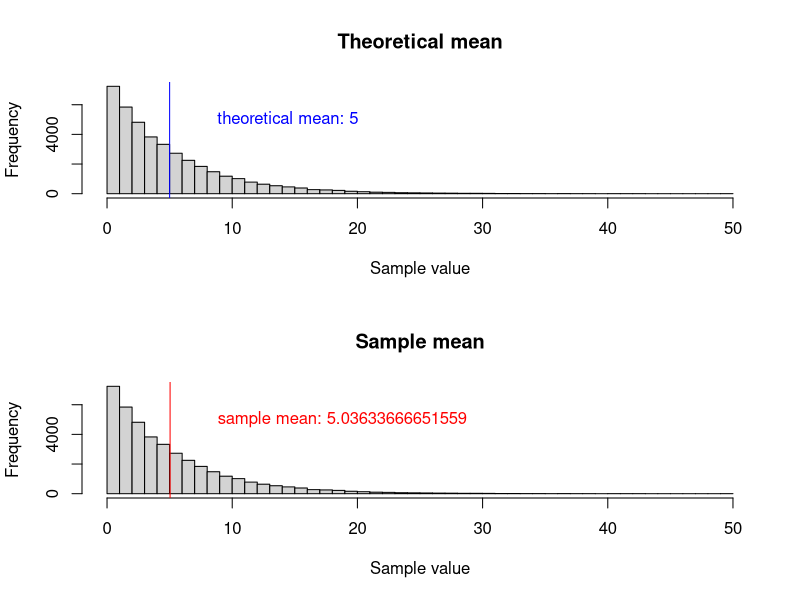
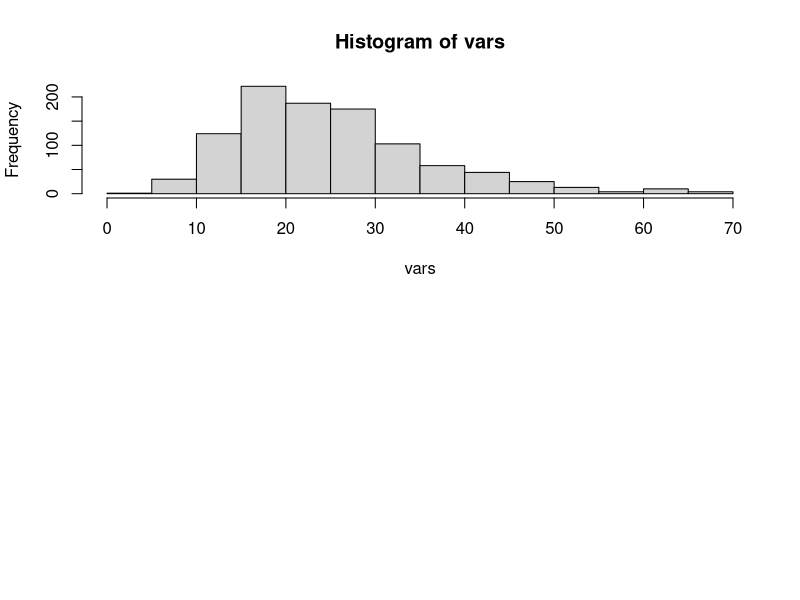
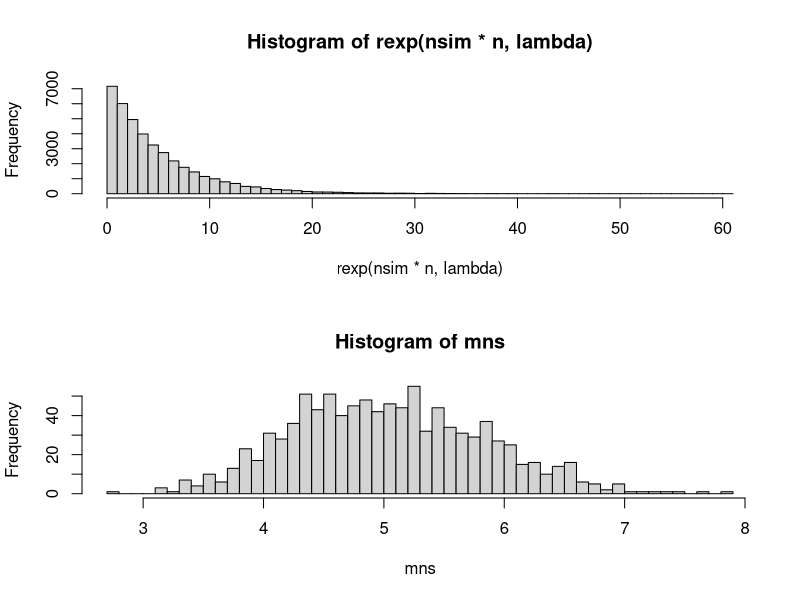

These figures' R source, in order:
lambda <- 0.2
sd <- 1/lambda
var <- sd^2
mean <- 1/lambda
nsim <- 1000
n <- 40

#Simulation (1000 simulations of 40 samples drawn from an exponential distribution)
simulations <- matrix(rexp(nsim * n,lambda), nsim)

#1. Sample mean vs. Theoretical mean
mns <- apply(simulations, 1, mean)
samplemean <- mean(mns)
mean
samplemean

par(mfrow=c(2,1))
hist(simulations,breaks = 50, xlab="Sample value", main="Theoretical mean")
abline(v = mean, col = "blue", lwd = 1)
text(mean+3, 5000 , paste("theoretical mean:", mean), pos = 4, col="blue")
hist(simulations,breaks = 50, xlab="Sample value", main="Sample mean")
abline(v = samplemean, col = "red", lwd = 1)
text(samplemean+3, 5000 , paste("sample mean:", samplemean), pos = 4, col="red")

#2. Sample variance vs. Theoretical variance
vars <- apply(simulations, 1, var) 
samplevar <- mean(vars)
var
samplevar
hist(vars)

#3. 
par(mfrow=c(2,1))
hist(rexp(nsim * n,lambda),breaks=50)
hist(mns,breaks=50)
